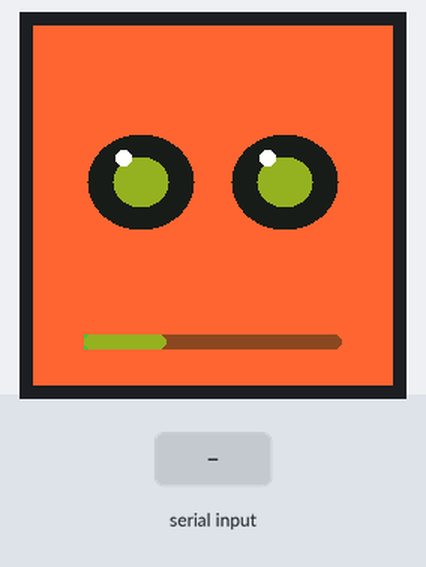
Bench run of a sketch on a simulated ESP8266 (Wemos D1 mini). Parts: 240×240 colour display. Inputs (shaded band) come from the test bench. Random numbers use the default seed unless the sketch sets one; what the sketch prints to the serial monitor is not drawn.

Above: at 0.6 s.
At 3.2 s:
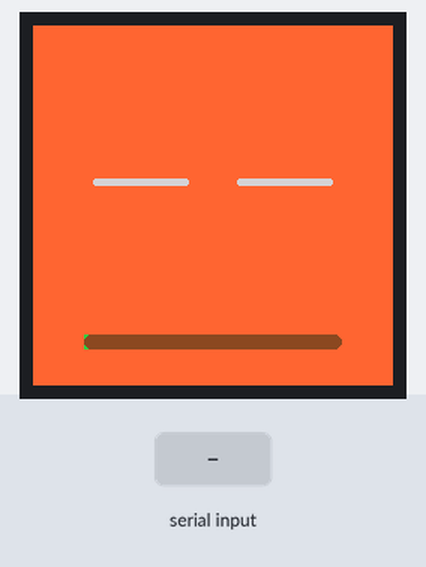
3.3 s: "ctx,1\n" received over Serial
At 4.5 s:
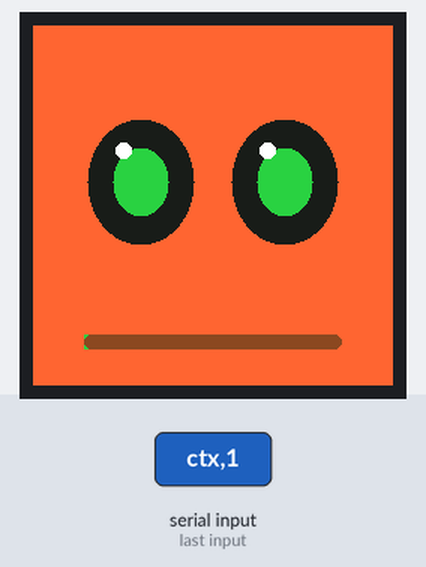
Timing chart, 0 to 6.3 s (numbered marks = the images above; inputs shaded):
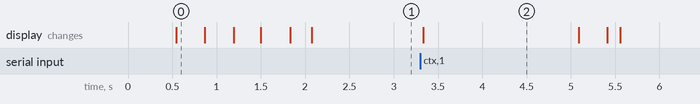

Measured:
- after the input at 3.3 s, the display: changes at once (image 2)
- what the display in image 2 shows lasts 1.8 s, from 3.3 s to 5.1 s

The sketch:

claude_mochi.ino
```cpp
// claude-mochi — olhos que indicam o consumo de tokens do Claude Code.
// Por padrao os olhos E a barra seguem o LIMITE DE 5 HORAS.
// Troque em OLHOS_METRICA / BARRA_METRICA.
//
// Placa   : ESP8266 (NodeMCU / Wemos D1 mini / ESP-12)
// Display : ST7789 1.54" 240x240 SPI (modulo de 7 pinos, com CS)
//
// DOIS MODOS DE LIGACAO (escolha um abaixo em LINK_SERIAL / LINK_WIFI):
//
//   Serial (padrao, recomendado)
//     O PC manda linhas pela USB: "ctx=42 win=63 state=busy\n".
//     Nao precisa de rede nenhuma. Funciona em Wi-Fi corporativo,
//     em rede de visitante, ou totalmente offline. A pilha Wi-Fi nem
//     sobe, entao sobra RAM para o display.
//     Do lado do PC quem fala com a porta e host/mochi-serial.py.
//
//   Wi-Fi
//     O ESP entra na sua rede como cliente e expoe um endpoint HTTP.
//     So use se o PC e o mochi estiverem na MESMA rede e o roteador
//     nao tiver isolamento de cliente (a maioria das redes de empresa
//     tem, e ai isso nao funciona).
//
// Protocolo serial: uma linha por atualizacao, pares chave=valor
// separados por espaco, terminada em \n. Chaves aceitas: ctx, win, state.

#define LINK_SERIAL 1
#define LINK_WIFI   0

#include <Adafruit_GFX.h>
#include <Adafruit_ST7789.h>
#include <SPI.h>

// ESP8266WiFi.h entra nos DOIS modos: no modo serial o setup() ainda chama
// WiFi.mode(WIFI_OFF) / forceSleepBegin() para desligar o radio.
#include <ESP8266WiFi.h>

#if LINK_WIFI
  #include <ESP8266WebServer.h>
  #include <ESP8266mDNS.h>
  #include "config.h"      // copie de config.example.h (so precisa no modo Wi-Fi)
  ESP8266WebServer server(80);
#endif

// ---------------------------------------------------------------- pinagem ---
// Labels D* sao do NodeMCU / Wemos D1 mini. SCK e MOSI sao fixos no HW SPI.
//
// TFT_CS: os modulos ST7789 240x240 vem em duas variantes.
//   8 pinos -> tem CS: deixe D8 como esta e ligue o fio.
//   7 pinos -> NAO tem CS (fica em GND internamente): troque para -1
//              e nao ligue fio nenhum. Um pino livre de brinde.
// As duas funcionam: o display e o unico dispositivo no barramento SPI.
#define TFT_CS   D8   // GPIO15 — use -1 se o seu modulo nao tiver pino CS
#define TFT_DC   D1   // GPIO5
#define TFT_RST  D2   // GPIO4
// SCK  -> D5 (GPIO14)
// MOSI -> D7 (GPIO13)

// Backlight. O jeito mais simples e ligar BLK direto no 3V3 e deixar
// USE_BLK_PIN em 0 — um fio a menos e nada para dar errado. Coloque 1 se
// quiser controlar o brilho por software (ai ligue BLK no pino abaixo).
#define USE_BLK_PIN 0
#define TFT_BLK  D6   // GPIO12 (so usado se USE_BLK_PIN for 1)

// Animacao de boot: varre o contexto de 0 a 100% e volta, logo ao ligar.
// Serve para validar display e fiacao na protoboard SEM depender do PC.
#define BOOT_DEMO 1

Adafruit_ST7789 tft = Adafruit_ST7789(TFT_CS, TFT_DC, TFT_RST);

// ------------------------------------------------------------------ cores ---
static const uint16_t C_FACE   = 0xFB26;  // laranja forte, o "rosto" do mochi (#FF6633)
// Matiz do clay da Anthropic (#D97757, H 15) mas com saturacao 100%. O clay
// puro tem so 63% de saturacao e sai lavado num painel retroiluminado.
// Outras opcoes do mesmo matiz: 0xFAE3 (#FF5E1A, mais forte),
// 0xFB63 (#FF6E1A, mais amarelado), 0xDBAA (#D97757, o clay original).
static const uint16_t C_EYE    = 0x18E3;  // quase preto
static const uint16_t C_OK     = 0x2E88;  // verde
static const uint16_t C_WARN   = 0xFCA0;  // ambar
static const uint16_t C_HOT    = 0xE0A3;  // vermelho
static const uint16_t C_SHINE  = 0xFFFF;  // brilho do olho
static const uint16_t C_TRACK  = 0x8A44;  // trilho da barra, laranja escuro (#8A4A22)
static const uint16_t C_SLEEP  = 0xD69A;  // olhos "dormindo" (sem dados)

// --------------------------------------------------------------- geometria ---
static const int16_t SCR       = 240;
static const int16_t EYE_CX_L  = 72;
static const int16_t EYE_CX_R  = 168;
static const int16_t EYE_CY    = 104;
static const int16_t EYE_RX    = 36;   // meia-largura do olho
static const int16_t EYE_RY    = 42;   // meia-altura maxima do olho
// A area que drawEye limpa e (EYE_RX+4)*2 por (EYE_RY+4)*2. Com os valores
// acima isso ocupa x 32..112 e 128..208, e y 58..150 — sem invadir a borda
// nem a barra (y 206). Se aumentar mais, confira essas contas antes.
static const int16_t BAR_Y     = 206;
static const int16_t BAR_H     = 10;
static const int16_t BAR_X     = 34;
static const int16_t BAR_W     = SCR - 2 * BAR_X;

// Sem noticias do PC por este tempo -> o mochi "cochila".
static const unsigned long IDLE_TIMEOUT_MS = 30000;

// ------------------------------------------------------------------ estado ---
struct State {
  int   ctx       = 0;       // % da janela de contexto usada
  int   win       = 0;       // % do limite de 5h usado
  char  mode[12]  = "idle";  // idle | busy | compact
  bool  backlight = true;
  unsigned long lastPing = 0;
  bool  everPinged = false;
} st;

// -------------------------------------------------- o que a tela esta medindo ---
// Cada elemento escolhe sua metrica, de forma independente:
//   1 -> limite de 5 horas (st.win)
//   0 -> janela de contexto (st.ctx)
//
// Padrao: os DOIS no limite de 5h. Olhos e barra concordam sempre na cor, e a
// barra da o numero exato que a abertura da palpebra so sugere. A janela de
// contexto deixa de aparecer na tela — o firmware ainda aceita "ctx=" no
// protocolo, so nao desenha nada com ele.
//
// O limite de 5h anda MUITO mais devagar que o contexto e zera a cada janela,
// entao o mochi fica bem menos agitado assim. E de proposito: ele mede quanto
// da sua cota ja foi, nao quanto o chat cresceu.
#define OLHOS_METRICA 1
#define BARRA_METRICA 1

#if OLHOS_METRICA
  #define VAL_OLHOS (st.win)
#else
  #define VAL_OLHOS (st.ctx)
#endif

#if BARRA_METRICA
  #define VAL_BARRA (st.win)
#else
  #define VAL_BARRA (st.ctx)
#endif

static float  openNow    = 1.0f;   // abertura atual da palpebra (animada)
static float  openTarget = 1.0f;
static bool   blinking   = false;
static unsigned long blinkUntil = 0;
static unsigned long nextBlink  = 0;
static int    lastDrawnOlhos = -1;
static int    lastDrawnBarra = -1;
static int    lastEyeH     = -1;
static bool   lastCrossed  = false;
static bool   lastAsleep   = false;

// ------------------------------------------------------------------- utils ---
static int clampi(int v, int lo, int hi) { return v < lo ? lo : (v > hi ? hi : v); }

// Mistura duas cores RGB565 com fator t em [0,1].
static uint16_t mix(uint16_t a, uint16_t b, float t) {
  if (t < 0) t = 0;
  if (t > 1) t = 1;
  int ar = (a >> 11) & 0x1F, ag = (a >> 5) & 0x3F, ab = a & 0x1F;
  int br = (b >> 11) & 0x1F, bg = (b >> 5) & 0x3F, bb = b & 0x1F;
  int r  = ar + (int)((br - ar) * t);
  int g  = ag + (int)((bg - ag) * t);
  int bl = ab + (int)((bb - ab) * t);
  return (uint16_t)((r << 11) | (g << 5) | bl);
}

// Verde -> ambar -> vermelho conforme a porcentagem.
static uint16_t levelColor(int pct) {
  if (pct <= 60) return mix(C_OK, C_WARN, pct / 60.0f);
  return mix(C_WARN, C_HOT, (pct - 60) / 40.0f);
}

static bool isAsleep() {
  return !st.everPinged || (millis() - st.lastPing > IDLE_TIMEOUT_MS);
}

// ------------------------------------------------------------------ desenho ---

// Elipse cheia. O Adafruit_GFX so tem circulo, entao desenhamos por linhas.
static void fillEllipse(int16_t cx, int16_t cy, int16_t rx, int16_t ry, uint16_t color) {
  if (rx <= 0 || ry <= 0) return;
  for (int16_t dy = -ry; dy <= ry; dy++) {
    float k = 1.0f - (float)(dy * dy) / (float)(ry * ry);
    if (k < 0) k = 0;
    int16_t dx = (int16_t)(rx * sqrtf(k));
    if (dx > 0) tft.drawFastHLine(cx - dx, cy + dy, dx * 2, color);
  }
}

// Olho "tonto": um X, para a metrica dos olhos estourando ou compactacao.
static void drawCrossEye(int16_t cx, int16_t cy, uint16_t color) {
  const int16_t r = 28;
  for (int16_t o = -2; o <= 2; o++) {
    tft.drawLine(cx - r, cy - r + o, cx + r, cy + r + o, color);
    tft.drawLine(cx - r, cy + r + o, cx + r, cy - r + o, color);
  }
}

static void drawEye(int16_t cx, int16_t cy, int16_t ry, uint16_t iris,
                    bool crossed, bool asleep) {
  // Limpa apenas a area do olho (evita redesenhar a tela toda = sem flicker).
  tft.fillRect(cx - EYE_RX - 4, cy - EYE_RY - 4,
               (EYE_RX + 4) * 2, (EYE_RY + 4) * 2, C_FACE);

  if (asleep) {
    // Sem dados do PC: olhos fechados, tracinho suave.
    tft.fillRoundRect(cx - EYE_RX + 4, cy - 2, (EYE_RX - 4) * 2, 5, 2, C_SLEEP);
    return;
  }

  if (crossed) { drawCrossEye(cx, cy, C_EYE); return; }

  if (ry < 3) {
    tft.fillRoundRect(cx - EYE_RX, cy - 2, EYE_RX * 2, 5, 2, C_EYE);
    return;
  }

  fillEllipse(cx, cy, EYE_RX, ry, C_EYE);

  // Iris colorida pelo nivel, proporcional a abertura.
  int16_t irx = EYE_RX * 0.55f;
  int16_t iry = ry * 0.55f;
  if (iry >= 2) fillEllipse(cx, cy, irx, iry, iris);

  if (ry > EYE_RY * 0.45f) {
    tft.fillCircle(cx - EYE_RX / 3, cy - ry / 2, 5, C_SHINE);
  }
}

// Barra inferior = limite de 5 horas.
static void drawBar(int pct) {
  tft.fillRoundRect(BAR_X, BAR_Y, BAR_W, BAR_H, BAR_H / 2, C_TRACK);
  int w = (BAR_W * clampi(pct, 0, 100)) / 100;
  if (w >= BAR_H) {
    tft.fillRoundRect(BAR_X, BAR_Y, w, BAR_H, BAR_H / 2, levelColor(pct));
  } else if (w > 0) {
    tft.fillRect(BAR_X, BAR_Y, w, BAR_H, levelColor(pct));
  }
}

#if BOOT_DEMO
// Varre 0 -> 100 -> 0% de contexto ao ligar. Se isto animar, display e
// fiacao estao corretos; nada disso depende do PC ou da rede.
static void bootDemo() {
  for (int step = 0; step <= 200; step += 4) {
    const int      pct  = (step <= 100) ? step : (200 - step);
    const float    open = 1.0f - 0.72f * (pct / 100.0f);
    const int16_t  h    = (int16_t)(EYE_RY * open);
    const uint16_t iris = levelColor(pct);
    drawEye(EYE_CX_L, EYE_CY, h, iris, false, false);
    drawEye(EYE_CX_R, EYE_CY, h, iris, false, false);
    drawBar(pct);
    delay(10);
  }
  // Termina no estado "cochilando", esperando o PC.
  drawEye(EYE_CX_L, EYE_CY, 0, C_EYE, false, true);
  drawEye(EYE_CX_R, EYE_CY, 0, C_EYE, false, true);
  drawBar(0);
}
#endif

// =============================================================== ligacao ====

// Aplica um par "chave=valor".
static void applyKV(char *kv) {
  char *eq = strchr(kv, '=');
  if (!eq) return;
  *eq = '\0';
  const char *k = kv;
  const char *v = eq + 1;
  if      (!strcmp(k, "ctx"))   st.ctx = clampi(atoi(v), 0, 100);
  else if (!strcmp(k, "win"))   st.win = clampi(atoi(v), 0, 100);
  else if (!strcmp(k, "state")) {
    strncpy(st.mode, v, sizeof(st.mode) - 1);
    st.mode[sizeof(st.mode) - 1] = '\0';
  }
}

// Aplica uma linha inteira: "ctx=42 win=63 state=busy".
static void applyLine(char *line) {
  for (char *tok = strtok(line, " \t"); tok; tok = strtok(NULL, " \t")) applyKV(tok);
  st.lastPing = millis();
  st.everPinged = true;
}

#if LINK_SERIAL
static char    rxbuf[96];
static uint8_t rxlen = 0;

static void pollSerial() {
  while (Serial.available()) {
    char c = (char)Serial.read();
    if (c == '\n' || c == '\r') {
      if (rxlen) {
        rxbuf[rxlen] = '\0';
        applyLine(rxbuf);
        rxlen = 0;
        Serial.println("ok");   // eco para a ponte saber que estamos vivos
      }
    } else if (rxlen < sizeof(rxbuf) - 1) {
      rxbuf[rxlen++] = c;
    } else {
      rxlen = 0;               // linha absurda: descarta
    }
  }
}
#endif

#if LINK_WIFI
static void handleTokens() {
  char line[96];
  snprintf(line, sizeof(line), "ctx=%s win=%s state=%s",
           server.hasArg("ctx")   ? server.arg("ctx").c_str()   : "",
           server.hasArg("win")   ? server.arg("win").c_str()   : "",
           server.hasArg("state") ? server.arg("state").c_str() : "");
  applyLine(line);
  server.send(200, "text/plain", "ok");
}

static void handleState() {
  char buf[176];
  snprintf(buf, sizeof(buf),
           "{\"ctx\":%d,\"win\":%d,\"mode\":\"%s\",\"backlight\":%s,\"uptime_s\":%lu}",
           st.ctx, st.win, st.mode, st.backlight ? "true" : "false", millis() / 1000);
  server.send(200, "application/json", buf);
}

static void handleBacklight() {
  st.backlight = server.arg("on") != "0";
#if USE_BLK_PIN
  analogWrite(TFT_BLK, st.backlight ? 1023 : 0);
#endif
  server.send(200, "text/plain", "ok");
}

static void handleRoot() {
  char buf[420];
  snprintf(buf, sizeof(buf),
           "<!doctype html><meta name=viewport content='width=device-width'>"
           "<body style='font-family:system-ui;background:#14110f;color:#f4f1ea;padding:24px'>"
           "<h2>claude-mochi</h2><p>contexto: <b>%d%%</b><br>limite 5h: <b>%d%%</b><br>"
           "modo: <b>%s</b><br>ip: %s</p></body>",
           st.ctx, st.win, st.mode, WiFi.localIP().toString().c_str());
  server.send(200, "text/html", buf);
}

static void startWifi() {
  tft.setTextColor(C_EYE);
  tft.setTextSize(2);
  tft.setCursor(20, 100);
  tft.print("conectando");

  WiFi.mode(WIFI_STA);
  WiFi.hostname(MDNS_NAME);
  WiFi.begin(WIFI_SSID, WIFI_PASSWORD);
  for (int i = 0; i < 80 && WiFi.status() != WL_CONNECTED; i++) delay(250);

  tft.fillScreen(C_FACE);
  tft.setTextSize(1);
  tft.setCursor(10, 90);
  if (WiFi.status() == WL_CONNECTED) {
    tft.print("http://"); tft.print(MDNS_NAME); tft.println(".local");
    tft.setCursor(10, 106);
    tft.print(WiFi.localIP());
    if (MDNS.begin(MDNS_NAME)) MDNS.addService("http", "tcp", 80);
  } else {
    tft.print("wifi falhou - confira config.h");
  }
  delay(2500);

  server.on("/", handleRoot);
  server.on("/tokens", handleTokens);
  server.on("/state", handleState);
  server.on("/backlight", handleBacklight);
  server.begin();
}
#endif

// ------------------------------------------------------------------ setup ---

void setup() {
  Serial.begin(115200);

#if USE_BLK_PIN
  pinMode(TFT_BLK, OUTPUT);
  analogWrite(TFT_BLK, 1023);
#endif

  tft.init(240, 240);
  tft.setSPISpeed(40000000);  // se a imagem sair com ruido, baixe para 20000000
  tft.setRotation(1);         // ajuste 0..3 conforme a orientacao do seu modulo
  tft.fillScreen(C_FACE);

#if BOOT_DEMO
  bootDemo();
#endif

#if LINK_WIFI
  startWifi();
#endif

#if LINK_SERIAL && !LINK_WIFI
  // Sem Wi-Fi: desliga o radio de vez. Economiza ~20 mA e libera RAM.
  WiFi.mode(WIFI_OFF);
  WiFi.forceSleepBegin();
  delay(1);
  Serial.println("mochi pronto");
#endif

  randomSeed(micros());
  nextBlink = millis() + 3000;
}

// ------------------------------------------------------------------- loop ---

void loop() {
#if LINK_SERIAL
  pollSerial();
#endif
#if LINK_WIFI
  server.handleClient();
  MDNS.update();
#endif

  const unsigned long now = millis();
  const bool asleep = isAsleep();

  // Piscar: mais rapido enquanto o Claude esta trabalhando.
  const bool busy = (strcmp(st.mode, "busy") == 0);
  if (!blinking && now >= nextBlink) {
    blinking = true;
    blinkUntil = now + 110;
  }
  if (blinking && now >= blinkUntil) {
    blinking = false;
    nextBlink = now + (busy ? random(900, 2000) : random(2800, 6000));
  }

  // Alvo de abertura: 0% = arregalado, 100% = quase fechado.
  openTarget = 1.0f - 0.72f * (VAL_OLHOS / 100.0f);
  if (blinking) openTarget = 0.0f;

  // Suavizacao exponencial para a animacao nao ficar dura.
  openNow += (openTarget - openNow) * 0.28f;

  // Olho de tonto: a metrica dos olhos estourando, ou uma compactacao em curso.
  const bool     crossed = (VAL_OLHOS >= 95) || (strcmp(st.mode, "compact") == 0);
  const int16_t  eyeH    = (int16_t)(EYE_RY * openNow);
  const uint16_t iris    = levelColor(VAL_OLHOS);

  if (eyeH != lastEyeH || crossed != lastCrossed ||
      VAL_OLHOS != lastDrawnOlhos || asleep != lastAsleep) {
    drawEye(EYE_CX_L, EYE_CY, eyeH, iris, crossed, asleep);
    drawEye(EYE_CX_R, EYE_CY, eyeH, iris, crossed, asleep);
    lastEyeH       = eyeH;
    lastCrossed    = crossed;
    lastDrawnOlhos = VAL_OLHOS;
    lastAsleep     = asleep;
  }

  if (VAL_BARRA != lastDrawnBarra) {
    drawBar(VAL_BARRA);
    lastDrawnBarra = VAL_BARRA;
  }

  delay(16);  // ~60 fps
}
```
